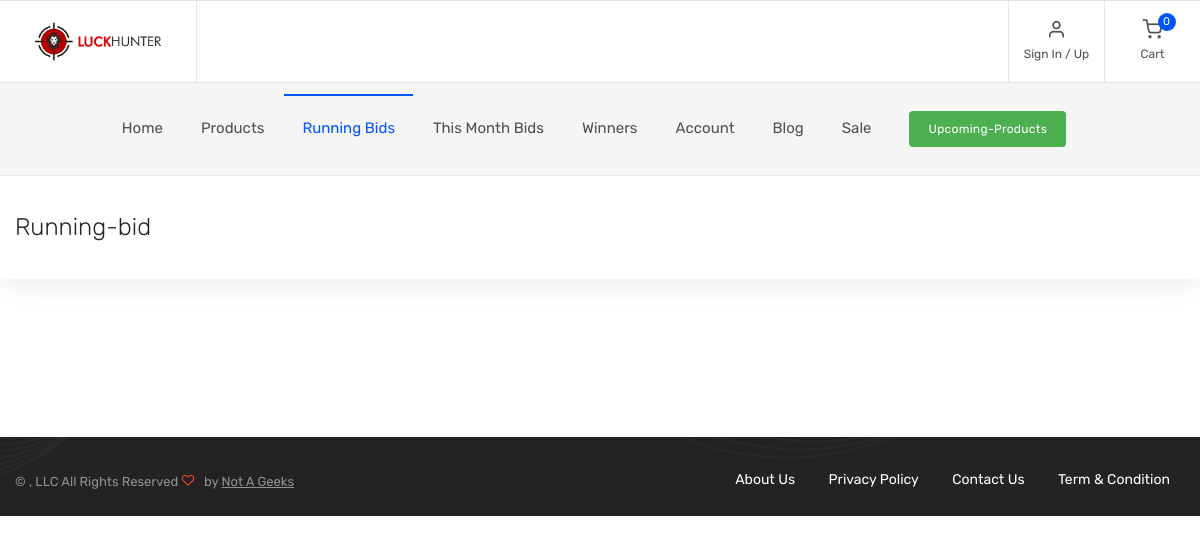
Page /running-bid on the committed database.
### home/models.py (models this page shows, shortened)
class LsCMSPageContent(models.Model):
    keyword = models.CharField(max_length=120)
    Title = models.CharField(max_length=120)
    Page_Content = models.TextField()
    Create_date = models.DateTimeField(default=django.utils.timezone.now)
    class Meta:
        verbose_name_plural = "Ls CMS Page Content"

### home/views.py (the view)
# urls.py: path('running-bid', views.running_bid, name='running_bid'),
def running_bid(request):
    page_title = "Running-bid"
    get_product = LsProduct.objects.none()
    if LsProduct.objects.filter(Status=True).filter(Ticket_booking_start__lte=datetime.today()).filter(winner_status=False).exists():
        get_product = LsProduct.objects.filter(Status=True).filter(Ticket_booking_start__lte=datetime.today()).order_by("Ticket_booking_start").filter(winner_status=False)
    get_len = len(get_product) % 4
    if get_len == 0:
        get_add_length_in_grid = 0
    else:
        get_add_length_in_grid = 4 - get_len
    add_product_ins_in_grid = None
    if LsAddsCategory.objects.filter(Status=True).filter(Category_keyword="Grid_type").exists():
        category = get_object_or_404(LsAddsCategory, Status=True, Category_keyword="Grid_type")
        if LsAdds.objects.filter(Pogition=category).filter(Status=True).exists():
            add_product_ins_in_grid = LsAdds.objects.filter(Pogition=category).filter(Status=True)[
                                      0:get_add_length_in_grid]
    return render(request, 'web/home/running_bid.html',
                  {'add_product_ins_in_grid':add_product_ins_in_grid, "today":date.today(), 'get_product': get_product, 'page_title': page_title,
                   'BASE_URL': settings.BASE_URL})

### home/views.py (called while the page is built)
@register.filter(name='get_page_link')
def get_page_link(dummt_data):
    get_all_page = LsCMSPageContent.objects.all()
    return render_to_string('web/footer/page_link.html',{"get_all_page":get_all_page,'BASE_URL':settings.BASE_URL})

### luckhunter/context_processors.py (called while the page is built)
def product_placeholder(request):
    value = os.environ.get(
        'PRODUCT_PLACEHOLDER_IMAGE_URL',
        'static/product_placeholder/placeholder.png',
    )
    if value.startswith(('http://', 'https://', '/')):
        url = value
    else:
        url = static(value.split('static/', 1)[-1])
    return {'PRODUCT_PLACEHOLDER_IMAGE_URL': url}

### template/web/home/running_bid.html (shortened to what this page needs)
{% extends 'web/base_template.html' %}
{% block content %}
{% load static %}
<div class="page-title">
      <div class="container">
        <div class="column">
          <h1>{{page_title}} </h1>
        </div>
      </div>
    </div>
    <section class="container padding-bottom-2x mb-2">
      <br><br>
    </section>
{% endblock %}

### template/web/footer/page_link.html
{% if get_all_page %}
 {% for item in get_all_page %}
 <li><a href="{{BASE_URL}}page/{{item.keyword}}">{{item.Title}}</a></li>
 {% endfor %}
{% endif %}

### template/web/base_template.html (style rules this page uses)
.footer-menu li { list-style: none; display: inline-block; padding: 5px; }
.footer-menu li a { list-style: none; display: block; color: #fff; text-decoration: none; padding: 0px 10px; }

### rows in the picture
LsCMSPageContent: Title "About Us"
LsCMSPageContent: Title "Privacy Policy"
LsCMSPageContent: Title "Contact Us"
LsCMSPageContent: Title "Term & Condition"

### other values in the picture
{{ page_title }} "Running-bid"
